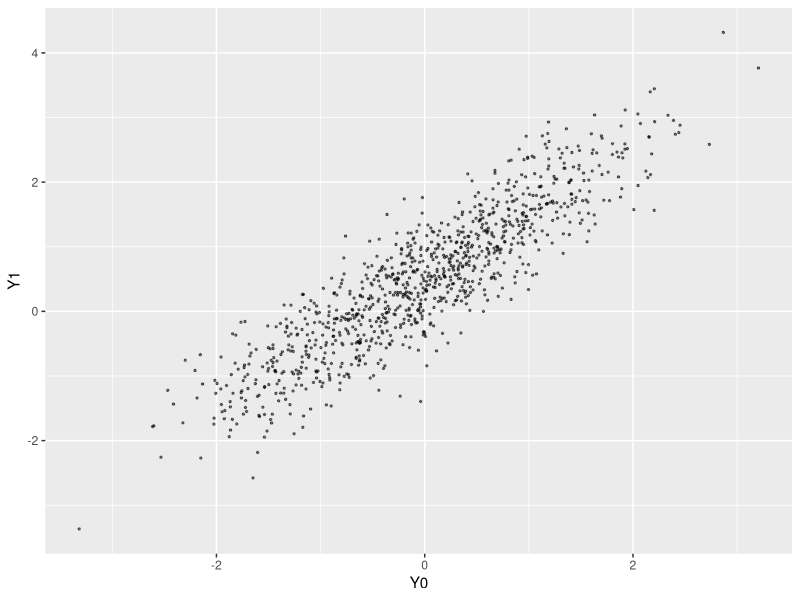
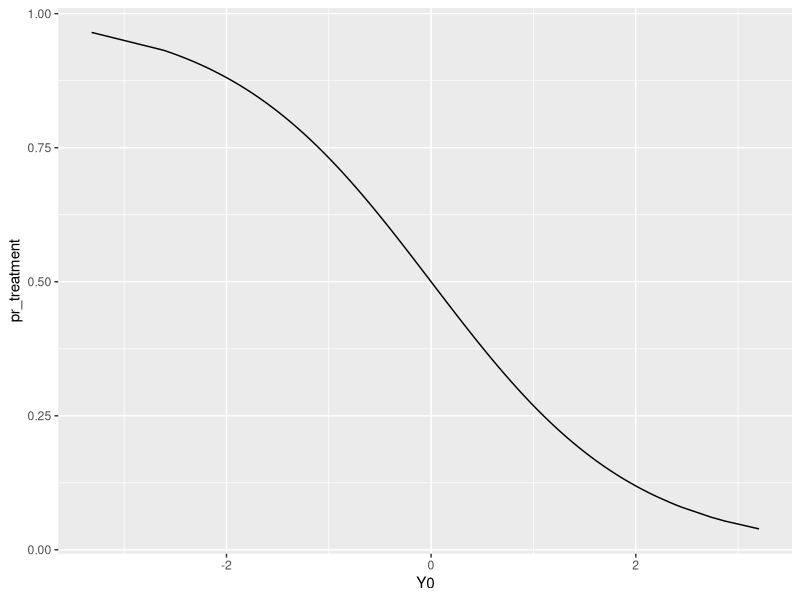

Recreate these plots in R, in order.
## ---- chunk 1
knitr::opts_chunk$set(echo = TRUE)
library(tidyverse)
## ---- chunk 2
# test times of students who got a free lunch
Y_given_free_lunch <- c(55, 65, 70, 80, 80, 90, 90, 105, 120, 180)
# test times of students who did not get a free lunch
Y_given_no_free_lunch <- c(55, 55, 65, 70, 75, 80, 80, 90, 90, 105, 120)
## ---- chunk 3
# test times of students who got a free lunch 
# IF they had NOT gotten a free lunch
Y_given_free_lunch - 10
# test times of students who did not get a free lunch
# IF they HAD gotten a free lunch
Y_given_no_free_lunch + 10
## ---- chunk 4
mean(Y_given_free_lunch) - mean(Y_given_no_free_lunch)
## ---- chunk 5
tau_i <- c(1,0,0,1,-1,0,0,0,-1)
mean(tau_i)
## ---- chunk 6
Y_0obs <- c(1,0,0,1)
Y_1obs <- c(1,1,0,1,1)
(hat_tau <- mean(Y_1obs) - mean(Y_0obs))
## ---- chunk 7
set.seed(30500)
n <- 1000
dat <- tibble(Y0 = runif(n = n, min = 0, max = 1)) |> 
  mutate(Y1 = Y0)
## ---- chunk 8
dat |> 
  mutate(ITE = Y1 - Y0)
## ---- chunk 9
dat|>
  summarize(ate = mean(Y1) - mean(Y0))
## ---- chunk 10
dat2 <- dat |> 
  mutate(D = rbinom(n, size = 1, prob = Y1))
## ---- chunk 11
dat2 |> 
  summarize(mean(Y1[D == 1]) - mean(Y0[D==0]))
## ---- chunk 12
dat3 <- dat |> 
  mutate(D_random = sample(x = rep(c(0,1), n/2))) 
# here, we will have exactly balanced treatment and control assignments, but in
# a random order
## ---- chunk 13
dat3 |> 
  summarize(mean(Y1[D_random == 1]) - mean(Y0[D_random==0]))
## ---- chunk 14
dat <- tibble(Y0 = rnorm(n = n, mean = 0, sd = 1)) |> 
  mutate(Y1 = Y0 + rnorm(n = n, mean = .5, sd = .5))
## ---- chunk 15
dat |> 
  mutate(ITE = Y1 - Y0) 
## ---- chunk 16
dat |> 
  ggplot(aes(x = Y0, y = Y1)) + 
  geom_point(alpha = .5, size = .5)
## ---- chunk 17
dat |> 
  summarize(mean(Y1) - mean(Y0))
## ---- chunk 18
dat2 <- dat |> 
  mutate(pr_treatment = 1 - exp(Y0)/(1 + exp(Y0)))
dat2 |> 
  ggplot(aes(x = Y0, y = pr_treatment)) + 
  geom_line()
## ---- chunk 19
dat3 <- dat2 |> 
  mutate(D = rbinom(n, size = 1, prob = pr_treatment))
## ---- chunk 20
dat3 |> 
  summarize(mean(Y1[D == 1]) - mean(Y0[D==0]))
## ---- chunk 21
dat3 <- dat2 |> 
  mutate(D_random = sample(x = rep(c(0,1), n/2)))
## ---- chunk 22
dat3 |> 
  summarize(mean(Y1[D_random == 1]) - mean(Y0[D_random==0]))
